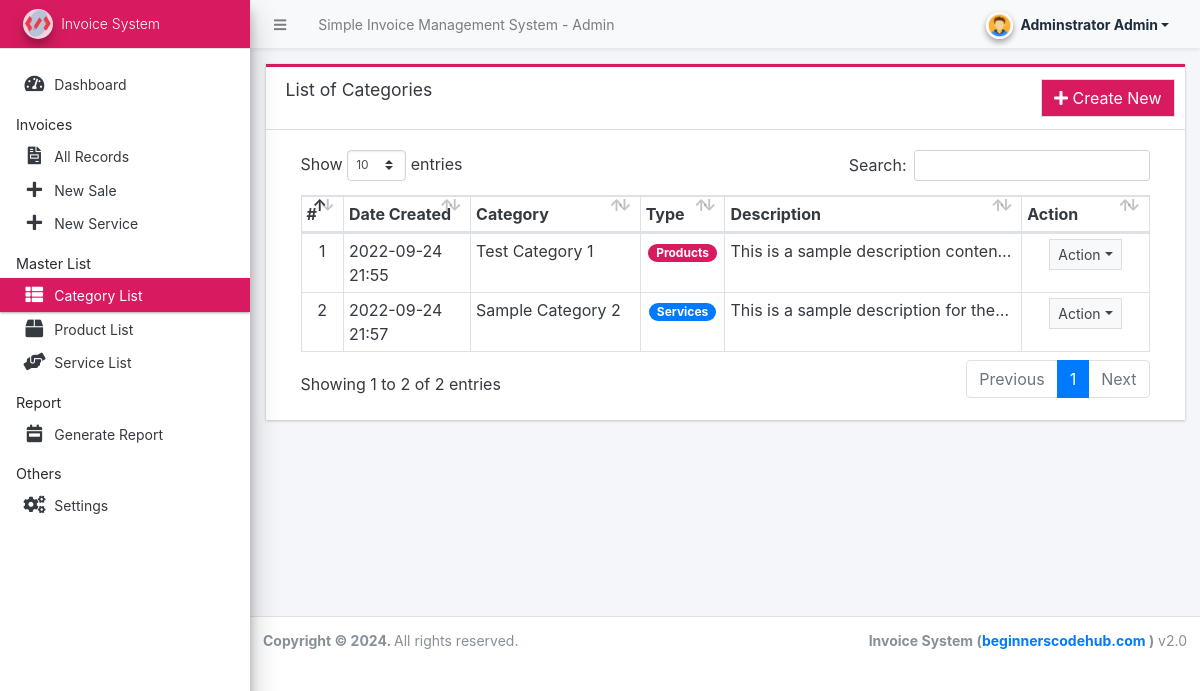
/admin/?page=category (signed in), run on the app's committed database.
### tables this page shows
CREATE TABLE `category_list` (
  `id` int(30) NOT NULL,
  `name` varchar(250) NOT NULL,
  `description` text NOT NULL,
  `type` tinyint(1) NOT NULL DEFAULT 1 COMMENT '1 = product, 2 = service',
  `date_created` datetime NOT NULL DEFAULT current_timestamp(),
  `date_updated` datetime DEFAULT NULL ON UPDATE current_timestamp()
);

### admin/category/index.php (the view, shortened to what this page needs)
<div class="card card-outline rounded-0 card-maroon">
	<div class="card-header">
		<h3 class="card-title">List of Categories</h3>
		<div class="card-tools">
			<a href="javascript:void(0)" id="create_category" class="btn btn-flat btn-default bg-maroon"><span class="fas fa-plus"></span>  Create New</a>
		</div>
	</div>
	<div class="card-body">
		<div class="container-fluid">
        <div class="container-fluid">
			<table class="table table-bordered table-stripped">
				<colgroup>
					<col width="5%">
					<col width="15%">
					<col width="20%">
					<col width="10%">
					<col width="35%">
					<col width="15%">
				</colgroup>
				<thead>
					<tr>
						<th>#</th>
						<th>Date Created</th>
						<th>Category</th>
						<th>Type</th>
						<th>Description</th>
						<th>Action</th>
					</tr>
				</thead>
				<tbody>
					<?php
					$i = 1;
						$qry = $conn->query("SELECT * from `category_list` order by date(date_created) desc ");
						while($row = $qry->fetch_assoc()):
                            $row['description'] = strip_tags(stripslashes(html_entity_decode($row['description'])));
					?>
						<tr>
							<td class="text-center"><?php echo $i++; ?></td>
							<td><?php echo date("Y-m-d H:i",strtotime($row['date_created'])) ?></td>
							<td><?php echo $row['name'] ?></td>
							<td class="text-center">
                                <?php if($row['type'] == 1): ?>
                                    <span class="badge badge-default bg-maroon rounded-pill px-2">Products</span>
                                <?php else: ?>
                                    <span class="badge badge-primary rounded-pill px-2">Services</span>
                                <?php endif; ?>
                            </td>
							<td ><p class="truncate-1 m-0"><?php echo $row['description'] ?></p></td>
							<td align="center">
								 <button type="button" class="btn btn-flat btn-default btn-sm dropdown-toggle dropdown-icon" data-toggle="dropdown">
				                  		Action
				                  </button>
							</td>
						</tr>
					<?php endwhile; ?>
				</tbody>
			</table>
		</div>
		</div>
	</div>
</div>

### data on the page
category_list: date_created "2022-09-24 21:55", name "Test Category 1", type "Products", description "This is a sample description…"
category_list: date_created "2022-09-24 21:57", name "Sample Category 2", type "Services", description "This is a sample description for…"

### other printed values
$_settings->info('name') "Simple Invoice Management System"
$_settings->userdata('firstname').' '.$_settings->userdata('lastname') "Adminstrator Admin"
$_settings->info('short_name') "Invoice System"
